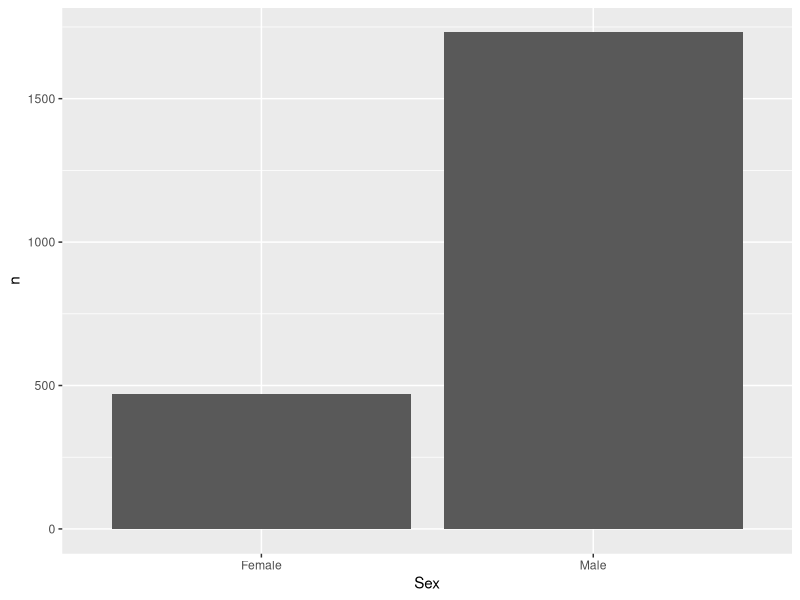
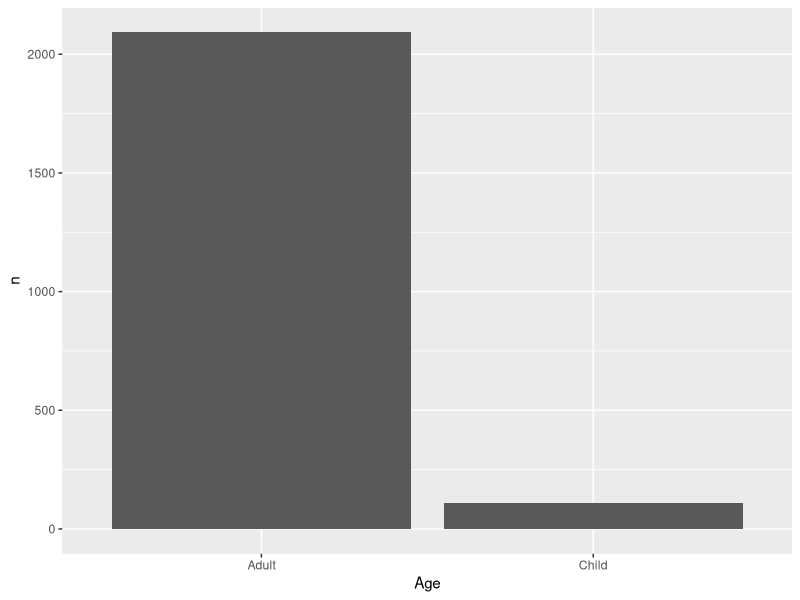
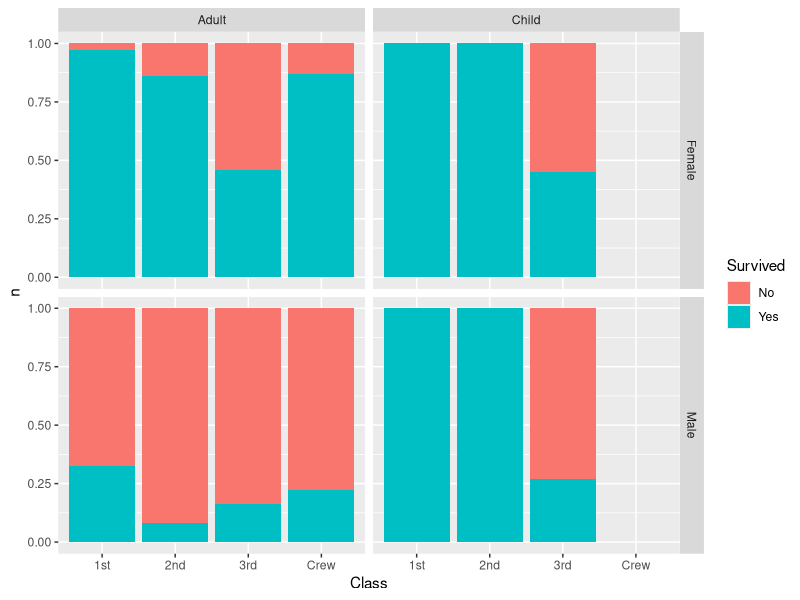
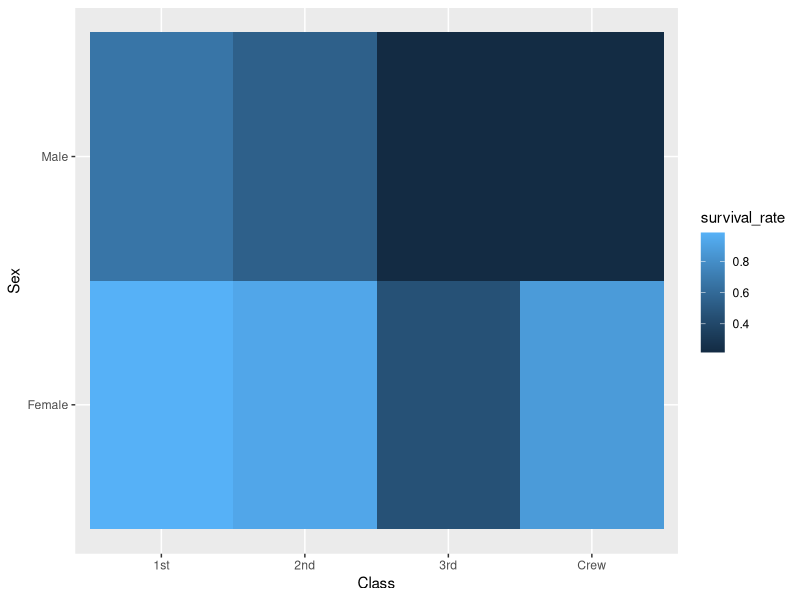

Recreate these plots in R, in order.
## ---- chunk 1
## to install packrat: 
#install.packages("packrat")  

## setting up the packrat virtual environment in the current directory: 
#packrat::init()  
## turn packrat on 
#packrat::on
## ---- chunk 2
## to install all packages included in tidyverse. #install.packages("tidyverse")    
## but we want to open ggplot2 with tidyverse: 

library(tidyverse)
## ---- chunk 3
#data()
## ---- chunk 4
help(Titanic) 
#?Titanic    #does the same thing}
## ---- chunk 5
titanic = Titanic |>
    as_tibble()
titanic
## ---- chunk 6
head(titanic) 
# try "head(msleep, 3)" to see what that does differently}
## ---- chunk 7
class(titanic)

## ---- chunk 8

dim(titanic)
## ---- chunk 9
colnames(titanic)
## ---- chunk 10
str(titanic)
    
## ---- chunk 11
summary(titanic)
## ---- chunk 12
titanic |>
    distinct(Class)
## ---- chunk 13
titanic |>
    distinct(Class, Sex)
## ---- chunk 14
titanic |>
    count(Class, sort=TRUE)
## ---- chunk 15


## ---- chunk 16
ggplot(data=titanic, aes(x=Sex, y=n)) + 
    geom_bar(stat="identity")
## ---- chunk 17
ggplot(data=titanic, aes(x=Age, y=n)) +
    geom_bar(stat="identity")

## ---- chunk 18
ggplot(titanic, aes(x = Class, y = n, fill = Survived)) +
  geom_bar(stat = "identity", position = "fill") +
  facet_grid(Sex ~ Age) 
## ---- chunk 19
titanic_summary <- titanic |>
    group_by(Sex, Class, Age) |>
    summarize(total = sum(n))
## ---- chunk 20
survivors <- titanic |>
    filter(Survived == "Yes") |>
    group_by(Sex, Age, Class) |>
    summarize(survived = sum(n))
## ---- chunk 21
#titanic_summary <- left_join(titanic_summary, survivors, by = c("Sex", "Age", "Class")) 

titanic_summary <- titanic_summary |>
    left_join(survivors, by = c("Sex", "Age", "Class"))
## ---- chunk 22
titanic_summary <- titanic_summary |>
  mutate(survival_rate = survived / total)
## ---- chunk 23
titanic_summary <- titanic_summary |>
    arrange(survival_rate)
## ---- chunk 24
# Calculate survival rates by Class and Sex 
survival_rates <- titanic_summary %>% 
    group_by(Class, Sex) %>% 
    summarize(survival_rate = mean(survival_rate, na.rm=TRUE))

# Heatmap of survival rates
ggplot(survival_rates, aes(x = Class, y = Sex, fill = survival_rate)) +
  geom_tile()
## ---- chunk 25
#titanic_summary <- titanic_summary |>
    #left_join(survivors, by = c("Sex", "Age", "Class"))# |>
    #mutate(survival_rate = survived / total) |>
    #arrange(survival_rate)
